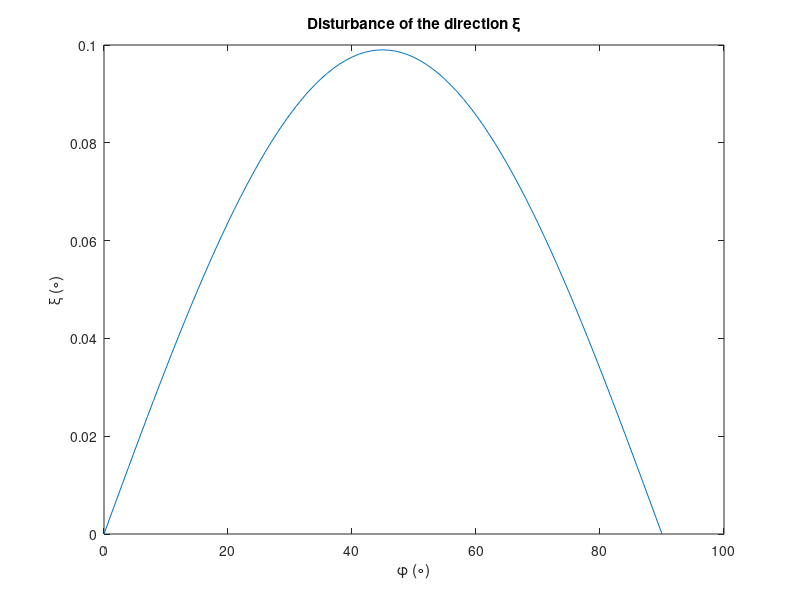
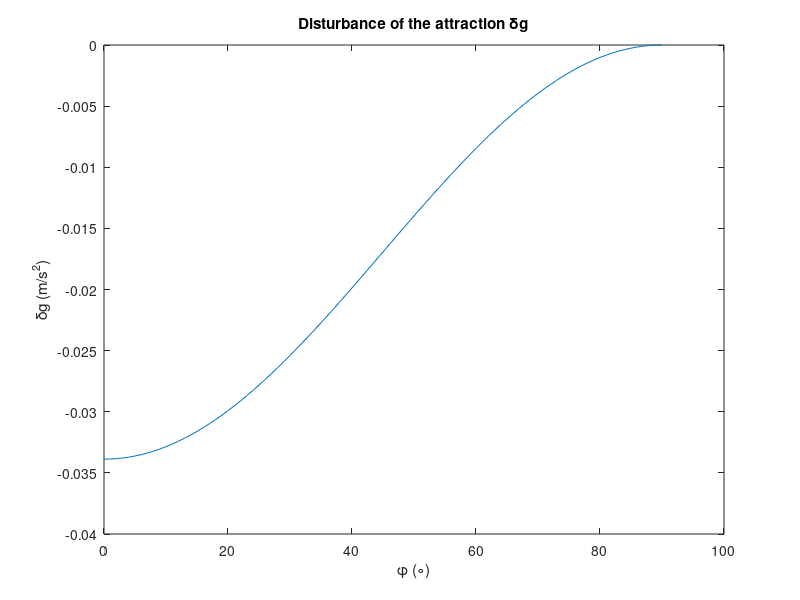
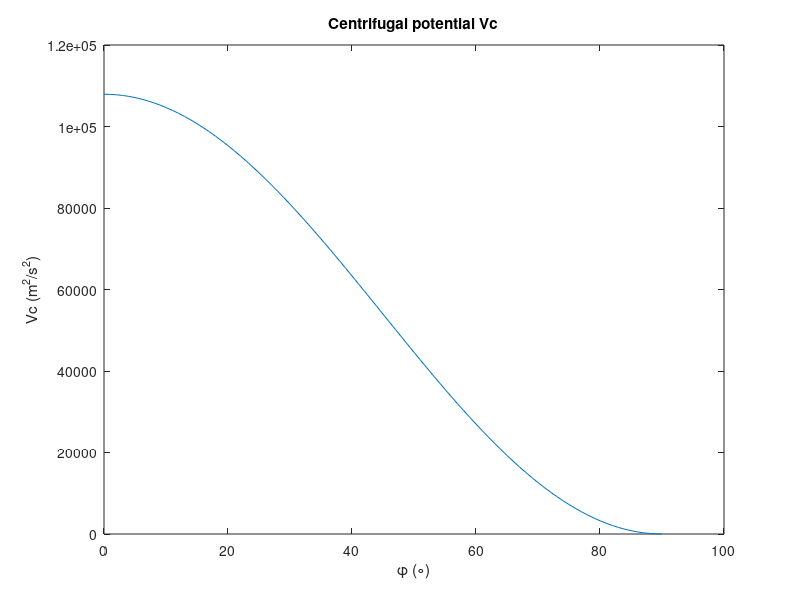

The MATLAB script that drew these images, in order:
clear;
clc;

G=6.672e-11;
rho=5515;
R=6371000;
w=7.292115e-5;


lambda=10/180*pi;
%i=linspace(0,90);
%i=i/180*pi;
phi=42/180*pi;
task=1;

%% T1
if task==1
for i=0:90
    phi=i/180*pi;
V=4/3*pi*G*rho*R^2;
Vc(i+1)=1/2*w^2*R^2*(cos(phi))^2;
W=V+Vc;
%r_=zeros(3,1);
r_(1)=R*cos(phi)*cos(lambda);
r_(2)=R*cos(phi)*sin(lambda);
r_(3)=R*sin(phi);
%r_=(R*cos(i)*cos(lambda);R*cos(i)*sin(lambda);R*sin(i));
a_=-G*4/3*pi*rho*r_;
a=norm(a_);
ac_(1)=w^2*r_(1);
ac_(2)=w^2*r_(2);
ac_(3)=0;
g_=a_+ac_;
g=norm(g_);
ksi(i+1)=acos(dot(a_,g_)/(a*g))/pi*180;
dg(i+1)=g-a;

end

set(0,'defaultfigurecolor','w')
t=0:1:90;
figure(1);
plot(t,ksi);
title('Disturbance of the direction \xi');
xlabel('\phi (\circ)');
ylabel('\xi (\circ)');
figure(2);
plot(t,dg);
title('Disturbance of the attraction \deltag');
xlabel('\phi (\circ)');
ylabel('\deltag (m/s^2)');
figure(3);
plot(t,Vc);
title('Centrifugal potential Vc');
xlabel('\phi (\circ)');
ylabel('Vc (m^2/s^2)');

end

%% T2
if task==2
    v=400/3.6;
    ace1_(1)=2*w*(-sin(lambda)*v);
    ace1_(2)=2*w*(cos(lambda)*v);
    ace1_(3)=0;
    ace1=norm(ace1_);
    
    ace2_(1)=2*w*(-sin(phi)*cos(lambda)*v);
    ace2_(2)=2*w*(-sin(phi)*sin(lambda)*v);
    ace2_(3)=2*w*cos(phi)*v;
    ace2=norm(ace2_);
    
    act1_(1)=2*w*(-sin(phi)*v);
    act1_(2)=2*w*0;
    act1_(3)=2*w*(cos(phi)*v);
    act1=norm(act1_);
    sigma_v1=1e-5/(2*w);
    
    
    act2_(1)=2*w*0;
    act2_(2)=2*w*sin(phi)*v;
    act2_(3)=2*w*0;
    act2=norm(act2_);
    sigma_v2=1e-5/(2*w*sin(phi));
    
end